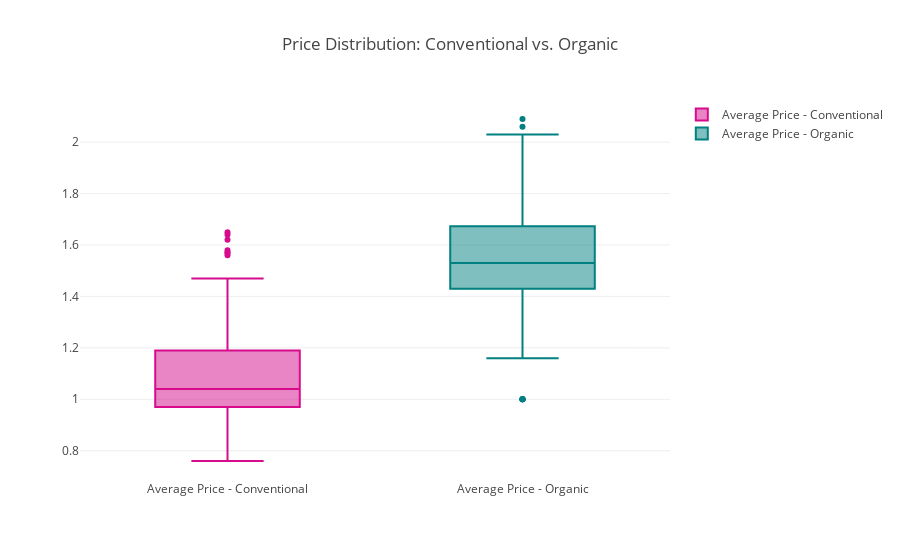

The notebook cell this image was saved under:
### Markdown cell above
Overall speaking, the average or median price of organic avocado (which is around 1.6) is higher than the one of conventional avocado (around 1.00). However, as one can still see there are some outliers in both conventional and organic avocados.

### Code cell
y0 = df_total_merge['Average_Price_Conventional']
y1 = df_total_merge['Average_Price_Organic']

trace0 = go.Box(
    y=y0,
    name = 'Average Price - Conventional',
    marker = dict(
        color = 'rgb(214, 12, 140)',
    )
)
trace1 = go.Box(
    y=y1,
    name = 'Average Price - Organic',
    marker = dict(
        color = 'rgb(0, 128, 128)',
    )
) 

data = [trace0,trace1]
layout = go.Layout(
    title = "Price Distribution: Conventional vs. Organic"   

)
  
fig = go.Figure(data=data,layout=layout)
py.iplot(fig)

### Figure 1 — Plotly figure (JSON) as saved in the notebook; plotly's stock layout.template omitted (floating-point values rounded to 4 significant figures; data arrays with more than 128 entries replaced by an {"elided": "..."} marker saying what was removed)
{"data": [{"marker": {"color": "rgb(214, 12, 140)"}, "name": "Average Price - Conventional", "type": "box", "uid": "f99fb1a1-f4c2-4c6d-8ae3-72459c230859", "y": {"elided": "169 float values"}}, {"marker": {"color": "rgb(0, 128, 128)"}, "name": "Average Price - Organic", "type": "box", "uid": "8b71f962-fdbf-4206-8ac2-5fb645b941d2", "y": {"elided": "169 float values"}}], "layout": {"title": {"text": "Price Distribution: Conventional vs. Organic"}}}
